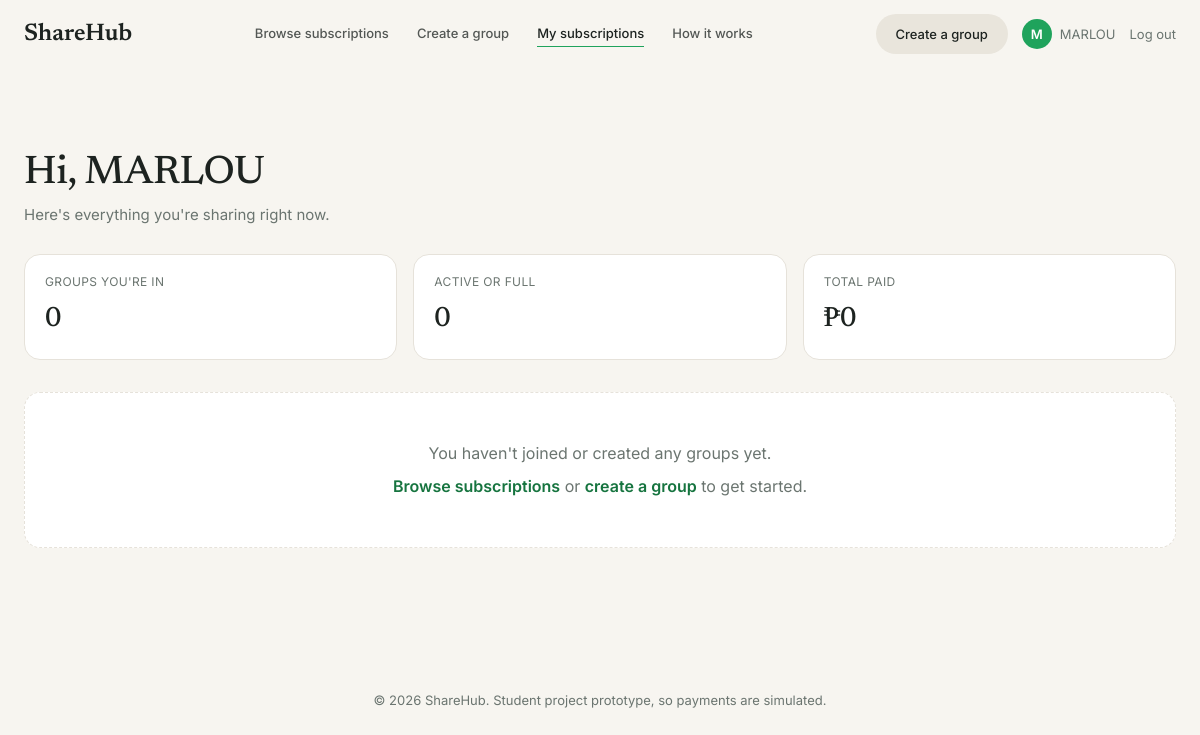
Before: /dashboard.php (signed in) with the older database file.
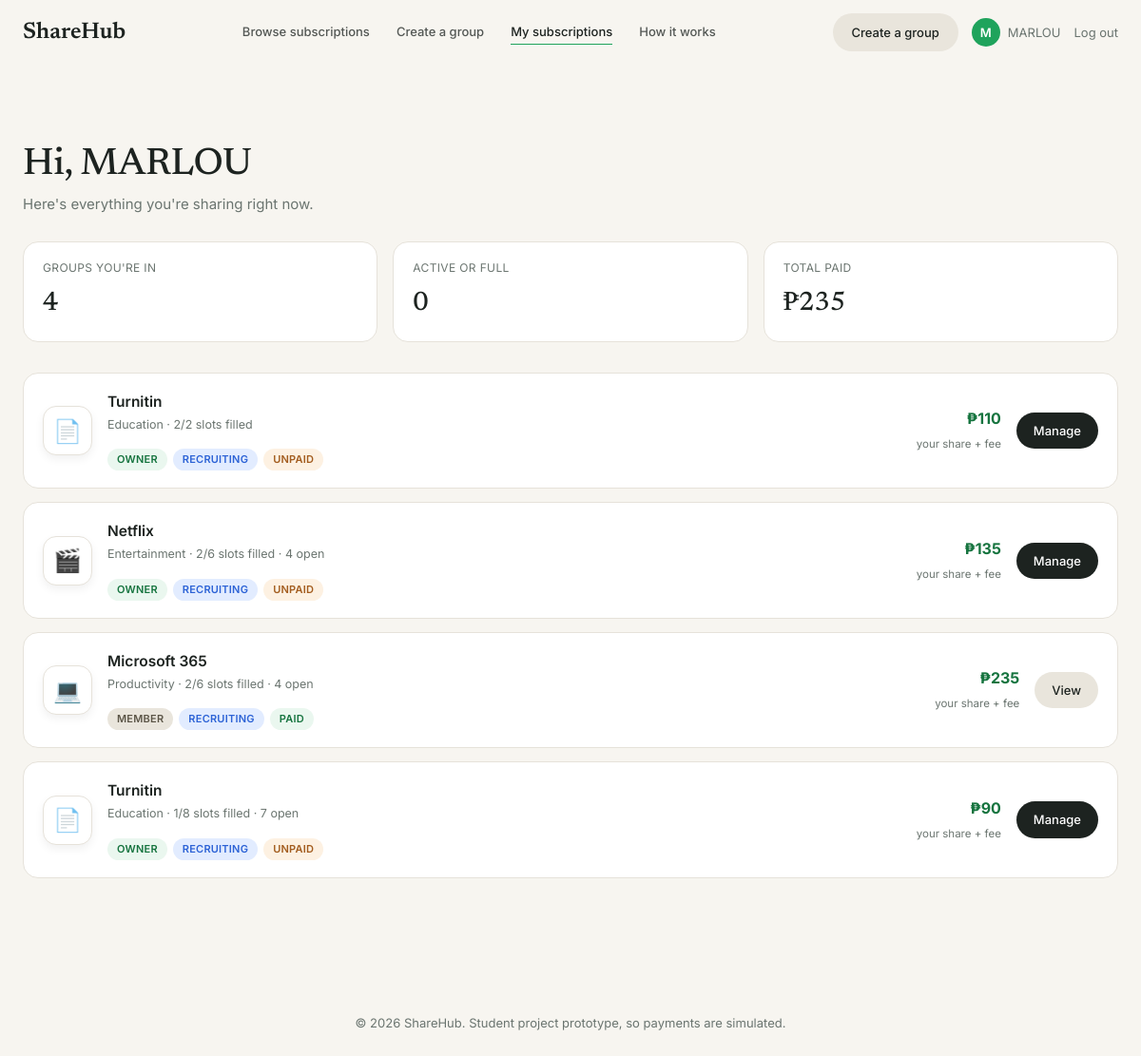
After: the same page with the newer database file.
### tables this page shows
CREATE TABLE groups (
  id INTEGER PRIMARY KEY AUTOINCREMENT,
  subscription_id INTEGER NOT NULL REFERENCES subscriptions(id),
  created_by INTEGER NOT NULL REFERENCES users(id),
  max_members INTEGER NOT NULL,
  cost_per_slot REAL NOT NULL,
  status TEXT NOT NULL DEFAULT 'recruiting', -- 'recruiting' | 'active' | 'full'
  created_at DATETIME DEFAULT CURRENT_TIMESTAMP
);

CREATE TABLE subscriptions (
  id INTEGER PRIMARY KEY AUTOINCREMENT,
  name TEXT NOT NULL,
  category TEXT NOT NULL,
  icon TEXT,             -- emoji fallback, shown if the favicon fails to load
  domain TEXT,           -- e.g. 'netflix.com', used to fetch the real logo
  base_price REAL NOT NULL,
  description TEXT
);

### includes/auth.php (called while the page is built, shortened)
<?php
if (!function_exists('is_logged_in')) {
    function is_logged_in(): bool
    {
        return !empty($_SESSION['logged_in']) && !empty($_SESSION['user_id']);
    }
}
if (!function_exists('current_user_id')) {
    function current_user_id(): ?int
    {
        return is_logged_in() ? (int) $_SESSION['user_id'] : null;
    }
}
if (!function_exists('current_user')) {
    function current_user(): ?array
    {
        return [
            'id' => (int) $_SESSION['user_id'],
            'name' => $_SESSION['user_name'] ?? '',
            'email' => $_SESSION['user_email'] ?? '',
            'role' => $_SESSION['user_role'] ?? 'student',
        ];
    }
}

### public/dashboard.php (the view, shortened to what this page needs)
<?php
require __DIR__ . '/../includes/config.php';
require __DIR__ . '/../includes/auth.php';
require __DIR__ . '/../includes/app.php';
$user   = current_user();
$userId = current_user_id();
$stmt = $db->prepare(
    'SELECT
        g.id AS group_id, g.max_members, g.cost_per_slot, g.status, g.created_by,
        s.id AS subscription_id, s.name, s.category, s.icon, s.domain, s.base_price,
        gm.payment_status, gm.joined_at,
        (SELECT COUNT(*) FROM group_members gm2 WHERE gm2.group_id = g.id) AS members_count
     FROM group_members gm
     JOIN groups g ON g.id = gm.group_id
     JOIN subscriptions s ON s.id = g.subscription_id
     WHERE gm.user_id = ?
     ORDER BY gm.joined_at DESC'
);
$stmt->execute([$userId]);
$myGroups = $stmt->fetchAll();
$stmt = $db->prepare(
    "SELECT COALESCE(SUM(amount + platform_fee), 0) AS total
     FROM transactions
     WHERE user_id = ? AND status = 'paid'"
);
$stmt->execute([$userId]);
$totalSpent = (float) $stmt->fetchColumn();
$activeCount = 0;
app_header('My subscriptions', 'dashboard');
?>
<div class="db-wrap">
  <div class="db-head">
    <h1>Hi, <?= e(explode(' ', trim($user['name']))[0] ?: 'there') ?></h1>
    <p>Here's everything you're sharing right now.</p>
  </div>
  <div class="db-stats">
    <div class="db-stat"><span>Groups you're in</span><b><?= count($myGroups) ?></b></div>
    <div class="db-stat"><span>Active or full</span><b><?= $activeCount ?></b></div>
    <div class="db-stat"><span>Total paid</span><b><?= peso($totalSpent) ?></b></div>
  </div>
  <?php if (!$myGroups): ?>
    <div class="db-empty">
      <p>You haven't joined or created any groups yet.</p>
      <p style="margin-top:8px"><a href="/browse.php">Browse subscriptions</a> or <a href="/create-group.php">create a group</a> to get started.</p>
    </div>
  <?php else: ?>
    <div class="db-list">
      <?php foreach ($myGroups as $g):
          $isOwner   = (int) $g['created_by'] === (int) $userId;
          $slotsLeft = max(0, (int) $g['max_members'] - (int) $g['members_count']);
      ?>
        <div class="db-card">
          <div class="db-tile">
          </div>
          <div class="db-info">
            <h3><?= e($g['name']) ?></h3>
            <div class="meta"><?= e($g['category']) ?> · <?= (int) $g['members_count'] ?>/<?= (int) $g['max_members'] ?> slots filled<?= $slotsLeft > 0 ? ' · ' . $slotsLeft . ' open' : '' ?></div>
            <div class="db-tags">
              <span class="db-badge <?= $isOwner ? 'owner' : 'member' ?>"><?= $isOwner ? 'Owner' : 'Member' ?></span>
              <span class="db-badge status-<?= e($g['status']) ?>"><?= e(ucfirst($g['status'])) ?></span>
              <span class="db-badge <?= e($g['payment_status']) ?>"><?= e(ucfirst($g['payment_status'])) ?></span>
            </div>
          </div>
          <div class="db-price">
            <b><?= peso((float) $g['cost_per_slot'] + PLATFORM_FEE) ?></b>
            <span>your share + fee</span>
          </div>
          <div class="db-actions">
            <?php if ($isOwner): ?>
              <a href="/edit-group.php?id=<?= (int) $g['group_id'] ?>" class="manage">Manage</a>
            <?php elseif ($g['payment_status'] === 'unpaid'): ?>
              <a href="/checkout.php?group=<?= (int) $g['group_id'] ?>" class="pay">Pay now</a>
            <?php else: ?>
              <a href="/subscription.php?id=<?= (int) $g['subscription_id'] ?>" class="view">View</a>
            <?php endif; ?>
          </div>
        </div>
      <?php endforeach; ?>
    </div>
  <?php endif; ?>
</div>
<?php app_footer(); ?>

### includes/app.php (shortened to what this page needs)
<?php
require_once __DIR__ . '/nav.php';
if (!function_exists('e')) {
    function e($value): string
    {
        return htmlspecialchars((string) $value, ENT_QUOTES, 'UTF-8');
    }
}
if (!function_exists('peso')) {
    function peso($amount): string
    {
        $amount = (float) $amount;
        return '₱' . number_format($amount, $amount == floor($amount) ? 0 : 2);
    }
}
if (!function_exists('app_header')) {
    function app_header(string $title, string $active = ''): void
    {
        ?>
<!DOCTYPE html>
<html lang="en">
<head>
<link rel="stylesheet" href="/assets/app.css">
<?php app_head_assets(); ?>
</head>
<body>
<?php app_nav($active); ?>
<main class="wrap page">
<?php
    }
}
if (!function_exists('app_footer')) {
    function app_footer(): void
    {
        ?>
</main>
<footer class="foot-note">© <?= date('Y') ?> ShareHub. Student project prototype, so payments are simulated.</footer>
</body>
</html>
<?php
    }
}

### includes/nav.php (shortened to what this page needs)
<?php
require_once __DIR__ . '/auth.php';
function app_head_assets(): void
{
    ?>
<link rel="stylesheet" href="/assets/nav.css?v=5">
<?php
}
function app_nav(string $active = ''): void
{
    $user      = current_user();
    $firstName = explode(' ', trim($user['name'] ?? ''))[0] ?: 'there';
    $initial   = strtoupper(substr($firstName, 0, 1));
    $on = static fn(string $key): string => $active === $key ? ' class="on"' : '';
    ?>
<header class="sh-nav" id="nav">
  <div class="sh-nav__in">
    <a href="/home.php" class="sh-nav__logo">ShareHub</a>
    <nav class="sh-nav__links">
      <a href="/browse.php"<?= $on('browse') ?>>Browse subscriptions</a>
      <a href="/create-group.php"<?= $on('create') ?>>Create a group</a>
      <a href="/dashboard.php"<?= $on('dashboard') ?>>My subscriptions</a>
      <a href="/home.php#how">How it works</a>
    </nav>
    <div class="sh-nav__right">
      <a href="/create-group.php" class="sh-nav__pill">Create a group</a>
      <div class="sh-nav__user">
        <span class="sh-nav__avatar"><?= htmlspecialchars($initial) ?></span>
        <span class="sh-nav__nm"><?= htmlspecialchars($firstName) ?></span>
      </div>
      <form method="POST" action="/auth-handler.php" class="sh-nav__logout" data-turbo="false">
        <button type="submit">Log out</button>
      </form>
    </div>
  </div>
</header>
<?php
}

### public/assets/app.css (style rules this page uses)
:root { --bg:#f7f5f0; --ink:#1d2320; --muted:#6b7570; --line:#e6e2da; --accent:#1fa35c; --accent-dk:#16743f; }
* { box-sizing:border-box; margin:0; padding:0; }
html { scroll-behavior:smooth; }
body { font-family:'Inter',system-ui,sans-serif; background:var(--bg); color:var(--ink); line-height:1.55; overflow-x:clip; -webkit-text-size-adjust:100%; }
a { color:inherit; text-decoration:none; }
h1,h2 { font-family:'Newsreader',Georgia,serif; font-weight:500; line-height:1.12; letter-spacing:-.01em; }
.wrap { width:min(1160px,100% - 3rem); margin:0 auto; }
.page { padding-top:40px; padding-bottom:40px; min-height:70vh; }
.meta { display:flex; align-items:center; gap:7px; font-size:12px; color:var(--muted); margin-bottom:16px; }
.foot-note { text-align:center; color:var(--muted); font-size:13px; padding:30px 0 40px; }

### public/assets/nav.css (style rules this page uses)
.sh-nav, .sh-nav * { box-sizing:border-box; }
.sh-nav { position:sticky; top:0; z-index:50; width:100%; margin:0; padding:0; background:rgba(247,245,240,.92); -webkit-backdrop-filter:blur(10px); backdrop-filter:blur(10px); font-family:'Inter',system-ui,sans-serif; font-size:13px; line-height:1.55; color:#1d2320; transition:box-shadow .3s; view-transition-name:site-nav; }
.sh-nav__in { width:min(1160px,100% - 3rem); height:68px; margin:0 auto; padding:0; display:flex; align-items:center; justify-content:space-between; gap:20px; }
.sh-nav a { color:inherit; text-decoration:none; }
.sh-nav__logo { font-family:'Newsreader',Georgia,serif; font-size:24px; font-weight:600; line-height:1; color:#1d2320; }
.sh-nav__links { display:flex; gap:28px; margin:0; padding:0; font-size:13px; font-weight:500; }
.sh-nav__links a { color:#1d2320; opacity:.75; padding:2px 0; border-bottom:1.5px solid transparent; transition:opacity .2s, border-color .2s; }
.sh-nav__links a.on { opacity:1; border-bottom-color:#1fa35c; }
.sh-nav__right { display:flex; align-items:center; gap:14px; font-size:13px; }
.sh-nav__pill { display:inline-block; padding:10px 20px; border-radius:999px; background:#e9e5dc; color:#1d2320; font-weight:500; font-size:13px; line-height:1.55; transition:background .2s, transform .2s; }
.sh-nav__user { display:flex; align-items:center; gap:8px; color:#6b7570; }
.sh-nav__avatar { width:30px; height:30px; border-radius:50%; background:#1fa35c; color:#fff; display:grid; place-items:center; font-weight:600; font-size:13px; }
.sh-nav__logout { margin:0; padding:0; }
.sh-nav__logout button { background:none; border:0; margin:0; padding:0; font:inherit; font-size:13px; color:#6b7570; cursor:pointer; transition:color .2s; }
html { scrollbar-width:none; -ms-overflow-style:none; overflow-x:clip; }
.white-pill, .foot a, .db-actions a { display:inline-flex; align-items:center; justify-content:center; transition:background .25s, color .25s, transform .25s, box-shadow .25s; }
.btn::after, .btn-line::after, .white-pill::after, .foot a::after, .db-actions a::after { content:"→"; display:inline-block; width:0; margin-left:0; opacity:0; overflow:hidden; transform:translateX(-6px); transition:width .25s, margin-left .25s, opacity .25s, transform .25s; }
.btn::after, .btn-line::after, .white-pill::after, .foot a::after, .db-actions a::after { line-height:1; position:relative; top:.06em; }

Changed rows visible on the page:
added groups: subscription.name "Turnitin", subscription.category "Education", members_count "2", max_members "2", shows "OWNER", status "RECRUITING", payment_status "UNPAID", peso((float)$g['cost_per_slot']+PLATFORM_FEE) "₱110"
added groups: subscription.name "Netflix", subscription.category "Entertainment", members_count "2", max_members "6", slotsLeft "4", shows "OWNER", status "RECRUITING", payment_status "UNPAID", peso((float)$g['cost_per_slot']+PLATFORM_FEE) "₱135"
now on this page (row unchanged): groups: subscription.name "Microsoft 365", subscription.category "Productivity", members_count "2", max_members "6", slotsLeft "4", shows "MEMBER", status "RECRUITING", payment_status "PAID", peso((float)$g['cost_per_slot']+PLATFORM_FEE) "₱235"
added groups: subscription.name "Turnitin", subscription.category "Education", members_count "1", max_members "8", slotsLeft "7", shows "OWNER", status "RECRUITING", payment_status "UNPAID", peso((float)$g['cost_per_slot']+PLATFORM_FEE) "₱90"
Other visible differences:
count($myGroups): "0" → "4"
peso($totalSpent): "₱0" → "₱235"
text no longer shown: "You haven't joined or created any groups yet. Browse subscriptions or create a group to get started."
